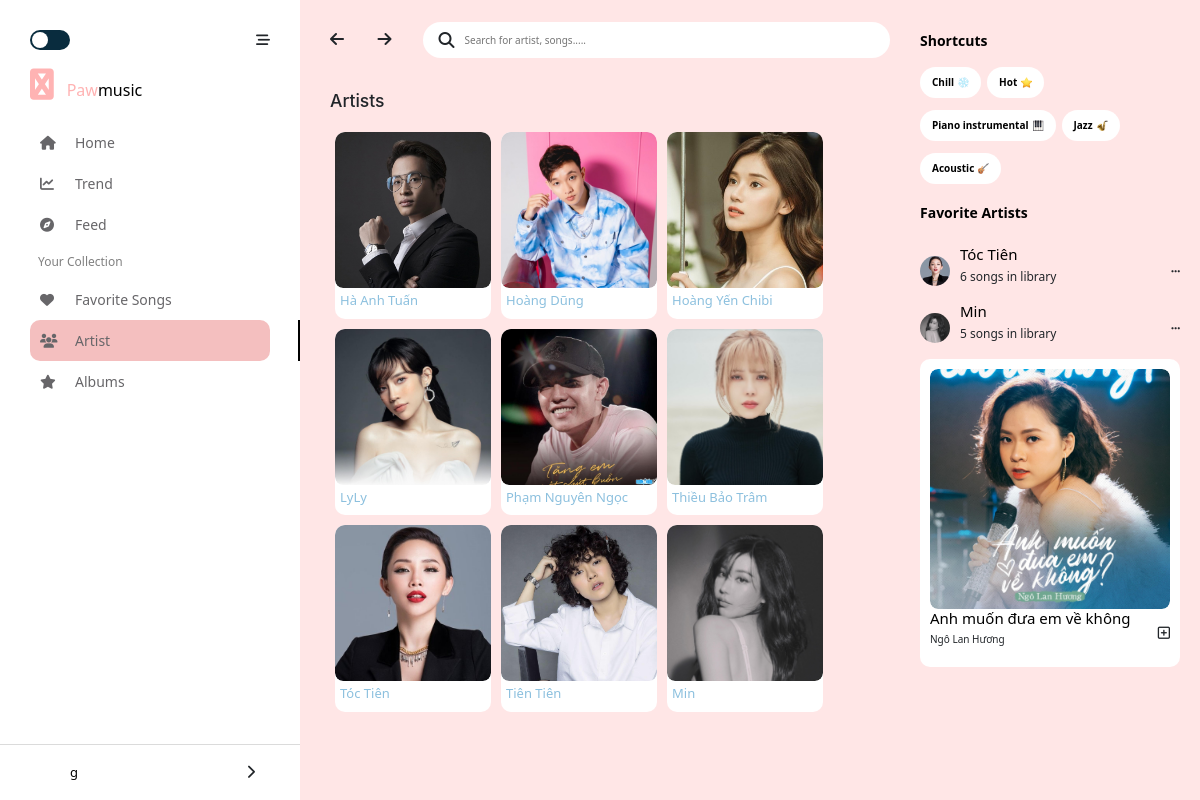
Screenshot of /artist/ (signed in) with the database file from the repository.
### artists/models.py (models this page shows)
class Artist(models.Model):
    name = models.TextField(max_length=256)
    linkImage = models.TextField()
    description = models.TextField(default='')

### artists/views.py (the view)
# urls.py: path('', views.show, name='album'),
def show(request):
    firstname = request.session["firstname"]
    artists = Artist.objects.all()
    return render(request, 'authentication/artist.html', {"artists": artists,"firstname": firstname})

### templates/authentication/artist.html (shortened to what this page needs)
{% extends './base.html' %}
    {% block content %}
    {% if user.is_authenticated %}
                <div id="main-content" >
                    <header>
                        <nav class="main-content__header-nav">
                            <i class="fas fa-arrow-left"></i>
                            <i class="fas fa-arrow-right"></i>
                        </nav>
                        <div class="main-content__search-form">
                            <i class="fas fa-search search-btn"></i>
                            <input type="text" class="search-input" placeholder="Search for artist, songs.....">
                        </div>
                    </header>
                    <div class="main-content_container">
                        <div class="main-content_container-title">
                            <h3>Artists</h3>
                        </div>
                        <div class="main-content_container-content" style="display: flex; flex-wrap: wrap;">
                            {% for a in artists%}
                            <div class="sidebar__suggest-album" style="width: 156px; margin: 5px;">
                                <div class="suggest-album" style="background-color #ffd9de;
                                background-image linear-gradient(315deg, #ffd9de 0%, #e99ba6 74%);
                                padding: 0px;
                                ">
                                    <div class="suggest-album__img-container">
                                        {% load static %}
                                        <a href="/artist/detail/{{ a.id }}"><img src="{{ a.linkImage }}" alt="" style="width: 156px; height: 156px;"></a>
                                    </div>
                                    <div class="suggest-album__content" style="margin: 5px;">
                                        <div class="suggest-album__info">
                                            <h4 style=" color: #8CC0DE; font-size: 13px">{{ a.name }}</h4>
                                        </div>
                                    </div>
                                </div>
                            </div>
                            {% endfor %}
                        </div>
                    </div>
                </div>
{% else %}
<h3>Welcome!</h3>
<a href="/signup" class="btn btn-success" role="button">Sign up</a>
<a href="/signin" class="btn btn-primary" role="button">Sign in</a>
{% endif %}
{% endblock %}

### musicApp/static/css/style.css (style rules this page uses)
html { font-size: 62.5%; font-family: 'Poppins'; color: #676669; font-weight: 400; scroll-behavior: smooth; }
* { margin: 0; padding: 0; box-sizing: border-box; }
a { text-decoration: none; display: block; color: var(--text-color); background-color: transparent; cursor: pointer; }
:root { --primary-color: rgb(255, 179, 179); --text-color: #676669; --second-color: #303030; --third-color: #121212; }
#main-content { background-color: rgb(255, 230, 230); min-height: 100vh; max-height: 100%; padding: 1rem 3rem; width: calc(100% / 4 * 2 + 2rem); margin-left: calc(100% / 4); }
#main-content header { margin: 1.2rem 0rem; display: flex; align-items: center; }
.main-content__header-nav i { width: 2rem; font-size: 1.6rem; }
.main-content__header-nav i:last-child { margin: 0 2.5rem; }
.main-content__search-form { flex: 1; display: flex; align-items: center; padding: 1rem 1.6rem; background-color: #fff; border-radius: 2.5rem; }
.search-btn { font-size: 1.6rem; }
.search-input { border: none; outline: none; padding: 0 1rem; flex: 1; }
.suggest-album { padding: 1rem; border-radius: 1rem; overflow: hidden; cursor: pointer; background-color: #fff; }
.suggest-album__content { display: flex; align-items: center; justify-content: space-between; }
.suggest-album__img-container { overflow: hidden; border-radius: 0.8rem; transition: 0.25s; }
.suggest-album img { width: 100%; object-fit: cover; border-radius: 0.8rem; }
.suggest-album__info h4 { color: #000; }
.main-content_container { padding: 20px 0px 3px; }
.main-content_container-title { margin: 0px 0px 16px; font-size: 20px; font-family: Inter, sans-serif; }
.main-content_container-content { font-size: 14px; }

### rows the page displays
Artist: linkImage (picture), name "Hà Anh Tuấn"
Artist: linkImage (picture), name "Hoàng Dũng"
Artist: linkImage (picture), name "Hoàng Yến Chibi"
Artist: linkImage (picture), name "LyLy"
Artist: linkImage (picture), name "Phạm Nguyên Ngọc"
Artist: linkImage (picture), name "Thiều Bảo Trâm"
Artist: linkImage (picture), name "Tóc Tiên"
Artist: linkImage (picture), name "Tiên Tiên"
Artist: linkImage (picture), name "Min"

### other values shown
{{ firstname }} "g"
